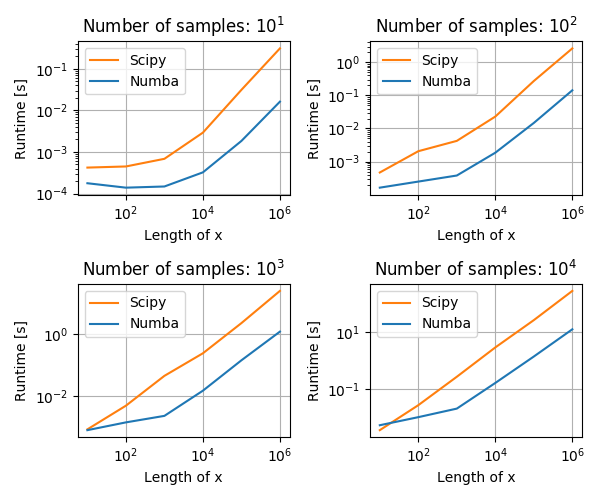

Write Python code to recreate this figure.
import numpy as np
from scipy import stats
import perfplot
from matplotlib import pyplot as plt
from kdenumba import KDE_Numba

plt.figure(figsize=(6,5))

for ii in range(1,5):

    def pdf_scipy(x):
        smpl = np.random.gumbel(0, 0.1, 10**ii)
        weights = np.ones(smpl.shape)
        return stats.gaussian_kde(smpl, weights=weights)(x)

    def pdf_numba(x):
        smpl = np.random.gumbel(0, 0.1, 10**ii)
        weights = np.ones(smpl.shape)
        return KDE_Numba(smpl, weights=weights)(x)

    plt.subplot(2,2,ii)
    out = perfplot.bench(
          setup=np.random.rand,
          n_range=[10**k for k in range(1,7)],
          kernels=[pdf_numba, pdf_scipy],
          xlabel='Length of x',
          labels=['Numba', 'Scipy'],
          title='Number of samples: $10^' + str(ii) + '$',
          equality_check=None
          )
    out.plot()

plt.tight_layout()
plt.savefig('perf.svg')
plt.show()
